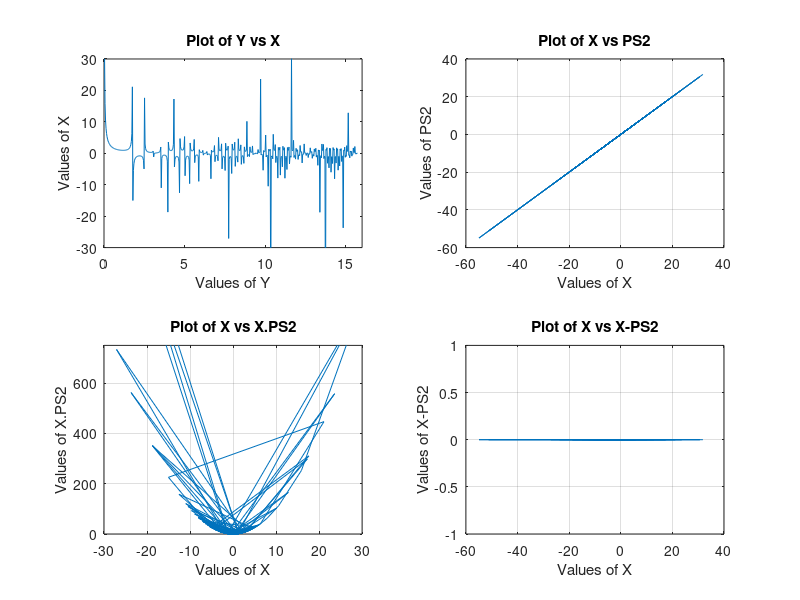

Here is the MATLAB script that generated this plot:
%               Solution of Core Lesson 2 Problem 14-17

%generating array Y

Y = (0:(pi/100):5*pi);

X = sin(Y)./sin(Y.^2);

%plot of Y vs X

subplot(2,2,1);
plot(Y, X);
title('Plot of Y vs X');
xlim([0 16]);
ylim([-30 30]);
xlabel('Values of Y');
ylabel('Values of X');

%saving data of X into a .dat file

save PS2.dat X -ascii -double;

%loading the data back into MATLAB

load PS2.dat;

%plot of X vs PS2

subplot(2,2,2);
plot(X, PS2);
title('Plot of X vs PS2');
xlabel('Values of X');
ylabel('Values of PS2');
grid;

%plot of X vs X.PS2

subplot(2,2,3);
plot(X, X.*PS2)
title('Plot of X vs X.PS2');
xlim([-30 30]);
ylim([0 750]);
xlabel('Values of X');
ylabel('Values of X.PS2');
grid;

%plot of X vs X-PS2

subplot(2,2,4);
plot(X, X-PS2);
title('Plot of X vs X-PS2');
xlabel('Values of X');
ylabel('Values of X-PS2');
grid;